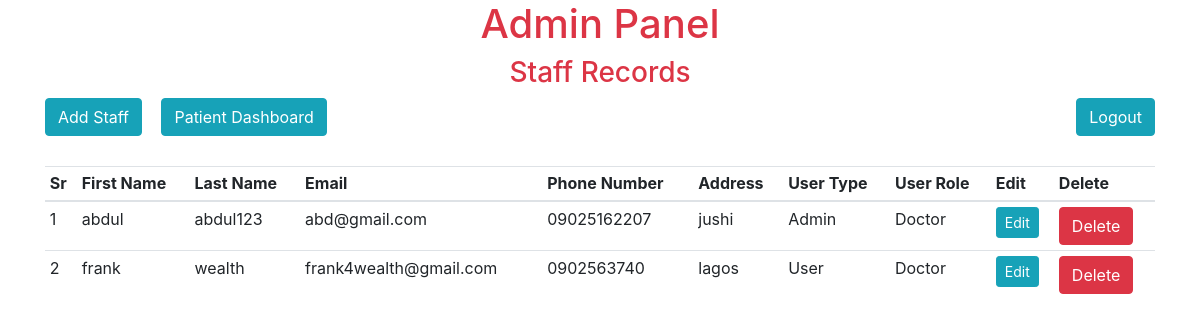
The app's page /admin/panel (signed in) with its own data.
### hospital/admin/models.py (models this page shows, shortened)
class User(db.Model):
    id = db.Column(db.Integer, primary_key=True)
    address = db.Column(db.Text, nullable=False)
    phone = db.Column(db.String(30), nullable=False)
    first_name = db.Column(db.String(80), nullable=False)
    last_name = db.Column(db.String(80), nullable=False)
    email = db.Column(db.String(120), unique=True, nullable=False)
    password = db.Column(db.String(180), unique=False, nullable=False)
    profile = db.Column(db.String(180), unique=False, nullable=False, default='profile.jpg')
    user_type = db.Column(db.String(20), nullable=False)
    user_role = db.Column(db.String(80), nullable=False)

### hospital/admin/routes.py (the view)
@app.route('/admin/panel')
def adminPanel():
    if 'email' not in session or session.get('user_type') != 'Admin':
        flash(f'Admin Only!', 'danger')
        return redirect(url_for('adminlogin'))
    users = User.query.all()
    return render_template('admin/index.html', title='Admin Page', users=users)

### hospital/templates/admin/index.html (shortened to what this page needs)
{% extends 'layout.html' %}
{% block content %}
<div class="text-center h1 text-danger">Admin Panel</div>
<div class="container">
  <div class="text-center h3 text-danger">Staff Records</div>
  <a href="{{ url_for('admin') }}" class="btn btn-info nt-2" style="margin-bottom: 30px" >Add Staff</a>
  <a href="{{ url_for('patientRecord') }}" class="btn btn-info nt-2"  style="margin-bottom: 30px; margin-left: 15px;" >Patient Dashboard</a>
  <a href="{{ url_for('logout') }}" class="btn btn-info nt-2" style="margin-bottom: 30px; float: right;">Logout</a>
  <table class="table table-sm">
        <thead>
            <th>Sr</th>
            <th>First Name</th>
            <th>Last Name</th>
            <th>Email</th>
            <th>Phone Number</th>
            <th>Address</th>
            <th>User Type</th>
            <th>User Role</th>
            <th>Edit</th>
            <th>Delete</th>
        </thead>
        <tbody>
            {% for user in users %}
            <tr>
                <td>{{loop.index}}</td>
                <td>{{user.first_name}}</td>
                <td>{{user.last_name}}</td>
                <td>{{user.email}}</td>
                <td>{{user.phone}}</td>
                <td>{{user.address}}</td>
                <td>{{user.user_type}}</td>
                <td>{{user.user_role}}</td>
                <td> <a href="{{ url_for('updateStaff', id=user.id) }}" class="btn btn-info btn-sm">Edit</a></td>
                <td>
                   <button type="button" class="btn btn-danger" data-toggle="modal" data-target="#exampleModal-{{ user.id }}">
                    Delete
                  </button>
                  </td>
            </tr>
            {% endfor %}
        </tbody>
    </table>
</div>
{% endblock content %}

### hospital/templates/layout.html (shortened to what this page needs)
<!DOCTYPE html>
<html lang="en">
<head>
  {% if register %}
    <link rel="stylesheet" href="{{ url_for('static', filename= 'css/register.css') }}">
  {% elif login %}
    <link rel="stylesheet" href="{{ url_for('static', filename= 'css/login.css') }}">
  {% else %}
  <link rel="stylesheet" href="{{ url_for('static', filename='css/bootstrap.min.css') }}">
  {% endif %}
</head>
<body>
    {% block content %}
    {% endblock content %}
</body>
</html>

### records on screen
User: first_name "abdul", last_name "abdul123", email "abd@gmail.com", phone "09025162207", address "jushi", user_type "Admin", user_role "Doctor"
User: first_name "frank", last_name "wealth", email "frank4wealth@gmail.com", phone "0902563740", address "lagos", user_type "User", user_role "Doctor"
